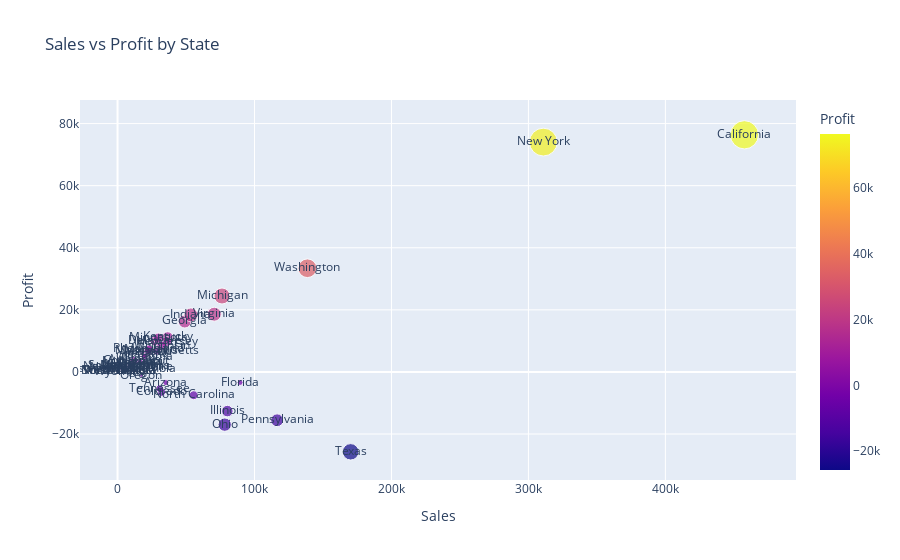

The cell this chart's notebook holds for it:
### Code cell
# 3. Bubble Chart: Sales vs Profit by State
bubble_data = df.groupby('State')[['Sales', 'Profit']].sum().reset_index()
bubble_data['Size'] = np.abs(bubble_data['Profit'])

fig3 = px.scatter(bubble_data, x='Sales', y='Profit', size='Size', text='State',
                  title='Sales vs Profit by State', color='Profit')
fig3.show()

### Figure 1 — Plotly figure (JSON) as saved in the notebook; plotly's stock layout.template omitted (floating-point values rounded to 4 significant figures)
{"data": [{"hovertemplate": "Sales=%{x}<br>Profit=%{marker.color}<br>Size=%{marker.size}<br>State=%{text}<extra></extra>", "legendgroup": "", "marker": {"color": [5787.0, -3428.0, 4009.0, 76380.0, -6528.0, 3511.0, 9977.0, 1060.0, -3399.0, 16250.0, 826.7, -12610.0, 18380.0, 1184.0, 836.4, 11200.0, 2196.0, 454.5, 7031.0, 6786.0, 24460.0, 10820.0, 3173.0, 6436.0, 1833.0, 2037.0, 3317.0, 1707.0, 9773.0, 1157.0, 74040.0, -7491.0, 230.1, -16970.0, 4854.0, -1190.0, -15560.0, 7286.0, 1769.0, 394.8, -5342.0, -25730.0, 2547.0, 2245.0, 18600.0, 33400.0, 185.9, 8402.0, 100.2], "coloraxis": "coloraxis", "size": [5787.0, 3428.0, 4009.0, 76380.0, 6528.0, 3511.0, 9977.0, 1060.0, 3399.0, 16250.0, 826.7, 12610.0, 18380.0, 1184.0, 836.4, 11200.0, 2196.0, 454.5, 7031.0, 6786.0, 24460.0, 10820.0, 3173.0, 6436.0, 1833.0, 2037.0, 3317.0, 1707.0, 9773.0, 1157.0, 74040.0, 7491.0, 230.1, 16970.0, 4854.0, 1190.0, 15560.0, 7286.0, 1769.0, 394.8, 5342.0, 25730.0, 2547.0, 2245.0, 18600.0, 33400.0, 185.9, 8402.0, 100.2], "sizemode": "area", "sizeref": 191.0, "symbol": "circle"}, "mode": "markers+text", "name": "", "orientation": "v", "showlegend": false, "text": ["Alabama", "Arizona", "Arkansas", "California", "Colorado", "Connecticut", "Delaware", "District of Columbia", "Florida", "Georgia", "Idaho", "Illinois", "Indiana", "Iowa", "Kansas", "Kentucky", "Louisiana", "Maine", "Maryland", "Massachusetts", "Michigan", "Minnesota", "Mississippi", "Missouri", "Montana", "Nebraska", "Nevada", "New Hampshire", "New Jersey", "New Mexico", "New York", "North Carolina", "North Dakota", "Ohio", "Oklahoma", "Oregon", "Pennsylvania", "Rhode Island", "South Carolina", "South Dakota", "Tennessee", "Texas", "Utah", "Vermont", "Virginia", "Washington", "West Virginia", "Wisconsin", "Wyoming"], "type": "scatter", "x": [19510.0, 35280.0, 11680.0, 457700.0, 32110.0, 13380.0, 27450.0, 2865.0, 89470.0, 49100.0, 4382.0, 80170.0, 53560.0, 4580.0, 2914.0, 36590.0, 9217.0, 1271.0, 23710.0, 28630.0, 76270.0, 29860.0, 10770.0, 22210.0, 5589.0, 7465.0, 16730.0, 7293.0, 35760.0, 4784.0, 310900.0, 55600.0, 919.9, 78260.0, 19680.0, 17430.0, 116500.0, 22630.0, 8482.0, 1316.0, 30660.0, 170200.0, 11220.0, 8929.0, 70640.0, 138600.0, 1210.0, 32110.0, 1603.0], "xaxis": "x", "y": [5787.0, -3428.0, 4009.0, 76380.0, -6528.0, 3511.0, 9977.0, 1060.0, -3399.0, 16250.0, 826.7, -12610.0, 18380.0, 1184.0, 836.4, 11200.0, 2196.0, 454.5, 7031.0, 6786.0, 24460.0, 10820.0, 3173.0, 6436.0, 1833.0, 2037.0, 3317.0, 1707.0, 9773.0, 1157.0, 74040.0, -7491.0, 230.1, -16970.0, 4854.0, -1190.0, -15560.0, 7286.0, 1769.0, 394.8, -5342.0, -25730.0, 2547.0, 2245.0, 18600.0, 33400.0, 185.9, 8402.0, 100.2], "yaxis": "y"}], "layout": {"autosize": true, "coloraxis": {"colorbar": {"title": {"text": "Profit"}}, "colorscale": [[0, "#0d0887"], [0.1111, "#46039f"], [0.2222, "#7201a8"], [0.3333, "#9c179e"], [0.4444, "#bd3786"], [0.5556, "#d8576b"], [0.6667, "#ed7953"], [0.7778, "#fb9f3a"], [0.8889, "#fdca26"], [1, "#f0f921"]]}, "legend": {"itemsizing": "constant", "tracegroupgap": 0}, "title": {"text": "Sales vs Profit by State"}, "xaxis": {"anchor": "y", "autorange": true, "domain": [0, 1], "range": [-26740.0, 492600.0], "title": {"text": "Sales"}, "type": "linear"}, "yaxis": {"anchor": "x", "autorange": true, "domain": [0, 1], "range": [-39280.0, 94870.0], "title": {"text": "Profit"}, "type": "linear"}}}
